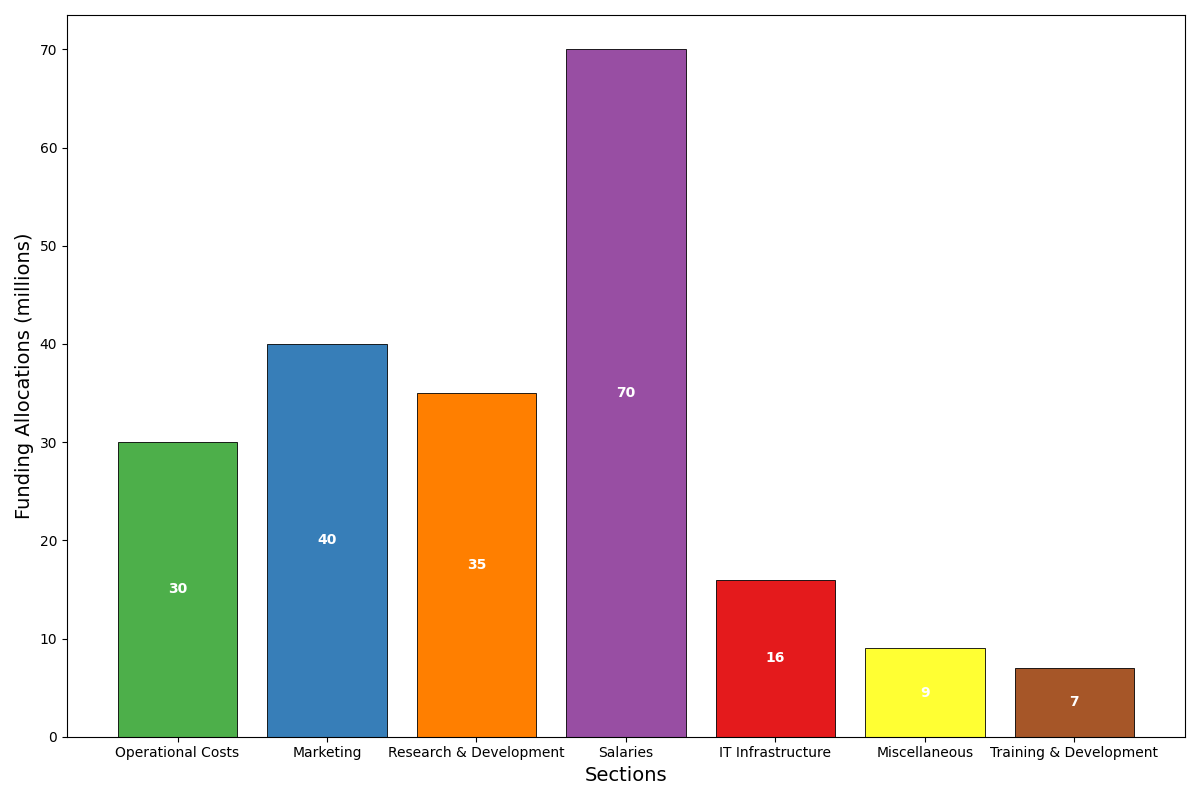

This figure's Python source:
import matplotlib.pyplot as plt
import numpy as np

years = np.array([2018, 2019, 2020, 2021, 2022])
categories = ['IT Infrastructure', 'Marketing', 'Research & Development', 'Miscellaneous', 
              'Salaries', 'Operational Costs', 'Training & Development']

data = np.array([
    [8, 10, 12, 14, 16],        # IT Infrastructure
    [20, 25, 30, 35, 40],       # Marketing
    [15, 20, 25, 30, 35],       # Research & Development
    [5, 6, 7, 8, 9],            # Miscellaneous
    [50, 55, 60, 65, 70],       # Salaries
    [10, 15, 20, 25, 30],       # Operational Costs
    [3, 4, 5, 6, 7]             # Training & Development
])

sorted_indices = [5, 1, 2, 4, 0, 3, 6]
data = data[sorted_indices]
categories = np.array(categories)[sorted_indices]

fig, ax = plt.subplots(figsize=(12, 8))
ax.bar(categories, data[:, -1], color=['#4daf4a', '#377eb8', '#ff7f00', '#984ea3', '#e41a1c', 
                                       '#ffff33', '#a65628'], edgecolor='k', linewidth=0.6)

ax.set_xlabel("Sections", fontsize=14)
ax.set_ylabel("Funding Allocations (millions)", fontsize=14)

for i, value in enumerate(data[:, -1]):
    ax.text(i, value / 2, f'{value}', ha='center', va='center', fontsize=10, color='white', fontweight='bold')

plt.tight_layout()
plt.show()
